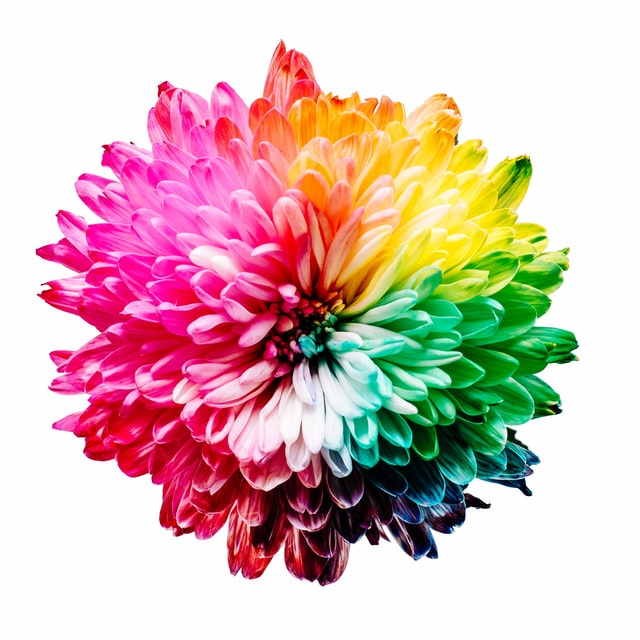
#> input picture sharon-pittaway-iMdsjoiftZo-unsplash.jpg, 640 x 640 px
$ jupyter execute belajar_pil.ipynb
#> lines starting #> are read from the running program, lines starting #| are printed output that depends on the picture; after the words box and inside, x2 and y2 are one past the last pixel; in counts of white or black regions, pixels touching at a corner belong together
## Pengenalan Penggunaan Modul PIL (Pillow) untuk Pengolahan Citra
### Galih Hermawan [ [Web](https://galih.eu) · [Tutorial](https://blog.galih.eu/) ]
---
## Baca Gambar

[cell 1]
from PIL import Image
from matplotlib import pyplot as plt

gambar = Image.open('sharon-pittaway-iMdsjoiftZo-unsplash.jpg')
#> gambar is the input picture: PIL image 640x640 RGB; mean R, G, B 216, 186.5, 182.8
# menampilkan di aplikasi
# gambar.show()

# menampilkan di notebook secara inline
# display(gambar)

# menampilkan via pyplot
plt.axis(False)
plt.imshow(gambar)
plt.show()

## Deskripsi Gambar

[cell 2]
ukuran = gambar.size
#> ukuran = (640, 640)
print(f'Ukuran gambar: {ukuran}')
#| Ukuran gambar: (640, 640)
lebar, tinggi = ukuran
#> lebar = 640; tinggi = 640
print(f'Lebar: {lebar}, Panjang: {tinggi}')
#| Lebar: 640, Panjang: 640
print(f'Mode: {gambar.mode}')
#| Mode: RGB
print(f'Nama fail: {gambar.filename}')
#| Nama fail: sharon-pittaway-iMdsjoiftZo-unsplash.jpg
print(f'Format: {gambar.format}')
#| Format: JPEG
print(f'Deskripsi format: {gambar.format_description}')
#| Deskripsi format: JPEG (ISO 10918)

## Baca Warna

[cell 3]
from PIL import ImageColor

print(ImageColor.getcolor('#ff0000', 'RGBA')) # red
print(ImageColor.getcolor('red', 'RGBA'))
print(ImageColor.getrgb("hsv(0, 100%, 100%)")) # red

## Peta Warna

[cell 4]
from PIL import ImageColor

def ambil_RGB(warna):
    return ImageColor.getcolor(warna, "RGB") # mode: RGB, RGBA

for warna in ImageColor.colormap:
    print(f'{warna} = {ambil_RGB(warna)}')

## Baca Warna Piksel Gambar
### Inisiasi

[cell 5]
from PIL import Image

#fail_gambar = 'teks.jpg'
#gambar = Image.open(rf'{fail_gambar}')
ukuran = gambar.size
print(f'Ukuran gambar: {ukuran}')
#| Ukuran gambar: (640, 640)
width, height = ukuran
#> width = 640; height = 640
print(f'Lebar: {width}, Panjang: {height}')
#| Lebar: 640, Panjang: 640
print(f'Mode: {gambar.mode}')
#| Mode: RGB
print(f'Nama fail: {gambar.filename}')
#| Nama fail: sharon-pittaway-iMdsjoiftZo-unsplash.jpg
print(f'Format: {gambar.format}')
#| Format: JPEG
print(f'Deskripsi format: {gambar.format_description}')
#| Deskripsi format: JPEG (ISO 10918)

display(gambar)

### Baca piksel

[cell 6]
from PIL import Image
#from matplotlib import pyplot as plt

gambar = Image.open('sharon-pittaway-iMdsjoiftZo-unsplash.jpg')
lebar, tinggi = gambar.size

# contoh untuk piksel pada 10 baris dan 10 kolom pertama
lebar_contoh, tinggi_contoh = 10, 10

for i in range(lebar_contoh):
    for j in range(tinggi_contoh):
        # Baca dalam format Red, Green, Blue
        #r, g, b = gambar.getpixel((i, j))
        nilai_piksel = gambar.getpixel((i, j))
        print(nilai_piksel, end=", ")

### Baca piksel dan ubah ke warna abu-abu

[cell 7]
from PIL import Image

gambar = Image.open('sharon-pittaway-iMdsjoiftZo-unsplash.jpg')
lebar, tinggi = gambar.size
# masukkan isi piksel ke dalam listgambar - format baris x kolom - tuple RGB
daftar_piksel_gambar = gambar.load()
for i in range(lebar):
    for j in range(tinggi):
        # baca piksel dalam format RGB
        r, g, b = gambar.getpixel((i, j))
        # setiap nilai di kolom RGB diubah ke warna keabuan sesuai rumus
        nilai_abu = (0.299*r + 0.587*g + 0.114*g)
        # masukkan warna baru keabuan dalam tuple
        daftar_piksel_gambar[i, j] = (int(nilai_abu), int(nilai_abu), int(nilai_abu))

fail_abu = "gambar_abu-abu.jpg"
gambar.save(fail_abu)
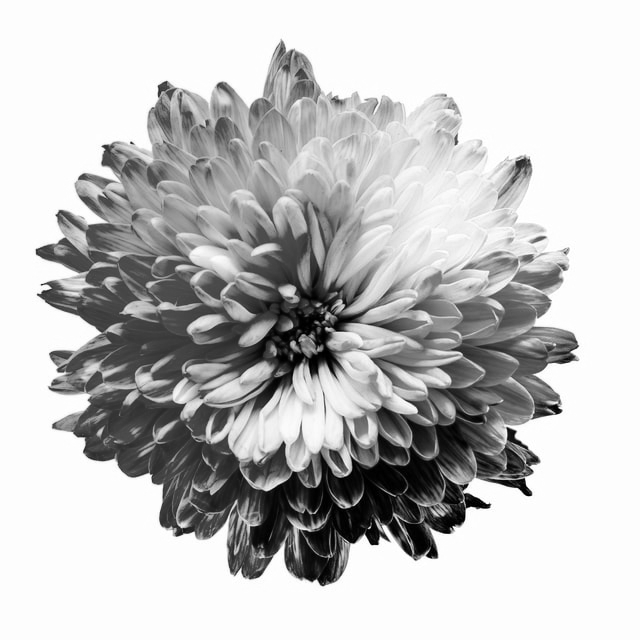
#> saved as gambar_abu-abu.jpg: PIL image 640x640 RGB; min 0, max 255, mean 194.6
gambar_abu = Image.open(rf'{fail_abu}')
display(gambar_abu)

### Gambaru Abu - Cara Instan

[cell 8]
from PIL import Image

gambar = Image.open('sharon-pittaway-iMdsjoiftZo-unsplash.jpg')
gambar_abu = gambar.convert('L')
#> gambar_abu: PIL image 640x640 L
display(gambar_abu)

## Isi piksel dengan 1 kanal warna

[cell 9]
lebar, tinggi = gambar.size
# contoh isi piksel pada 10 baris dan 10 kolom pertama
for i in range(10):
    for j in range(10):
        print(gambar_abu.getpixel((i, j)), end=", ")

## Konversi dari warna abu-abu ke hitam putih (cara 1)

[cell 10]
from PIL import Image

gambar = Image.open('sharon-pittaway-iMdsjoiftZo-unsplash.jpg')
gambar_abu = gambar.convert('L')
gambar_hitam_putih = gambar_abu.point(lambda x: 0 if x<128 else 255, '1')
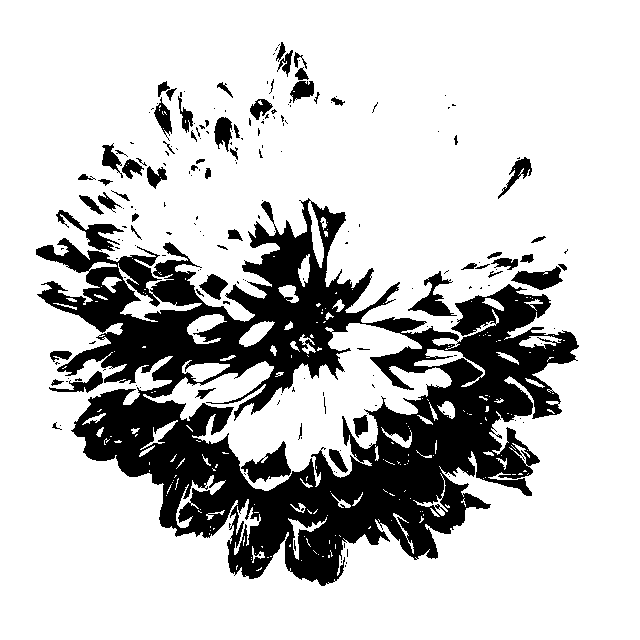
#> gambar_hitam_putih: PIL image 640x640 1; 77.7% white; 199 black regions (138 under 20 px), largest, box (x1, y1, x2, y2) and area: (36, 198, 579, 586) 80882, (241, 441, 291, 483) 969, (56, 210, 124, 251) 790
gambar_hitam_putih.save("gambar_hitam_putih.jpg")
display(gambar_hitam_putih)

## Konversi dari warna abu-abu ke hitam putih (cara 2)

[cell 11]
from PIL import Image

gambar = Image.open('sharon-pittaway-iMdsjoiftZo-unsplash.jpg')
gambar_abu = gambar.convert('L')
daftar_piksel_gambar = gambar_abu.load()
batas = 128

for i in range(gambar_abu.size[0]):
    for j in range(gambar_abu.size[1]):
        if gambar_abu.getpixel((i, j)) < 128:
            nilai_baru = 0
        else:
            nilai_baru = 255
        daftar_piksel_gambar[i, j] = nilai_baru

fail_hp = "gambar_hitam_putih.jpg"
gambar_abu.save(fail_hp)
# gambar_hp = Image.open(rf'{fail_hp}')
gambar_hp = Image.open(fail_hp)
display(gambar_hp)
